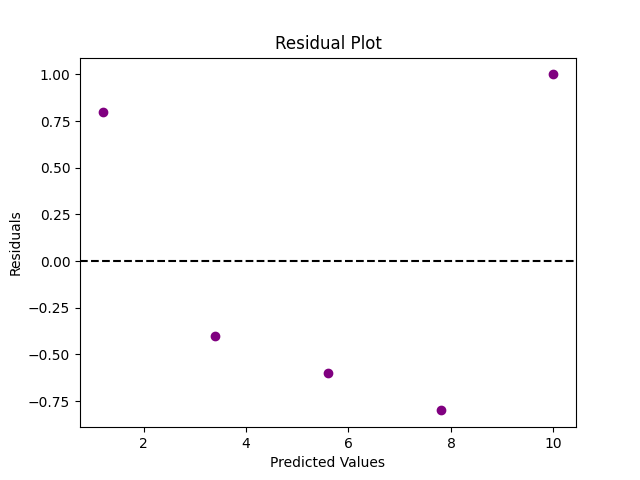

The Python source for this figure:
import numpy as np
import matplotlib.pyplot as plt
from sklearn.linear_model import LinearRegression

# Sample data
X = np.array([[1], [2], [3], [4], [5]])
y = np.array([2, 3, 5, 7, 11])

# Fitting a linear regression model
model = LinearRegression()
model.fit(X, y)
y_pred = model.predict(X)

# Calculate residuals
residuals = y - y_pred

# Plotting residuals
plt.scatter(y_pred, residuals, color='purple')
plt.axhline(0, color='black', linestyle='--')
plt.title('Residual Plot')
plt.xlabel('Predicted Values')
plt.ylabel('Residuals')
plt.show()

# Calculate and print Mean Absolute Error (MAE)
print(f'Mean Absolute Error (MAE): {np.mean(np.abs(residuals)):.2f}')
